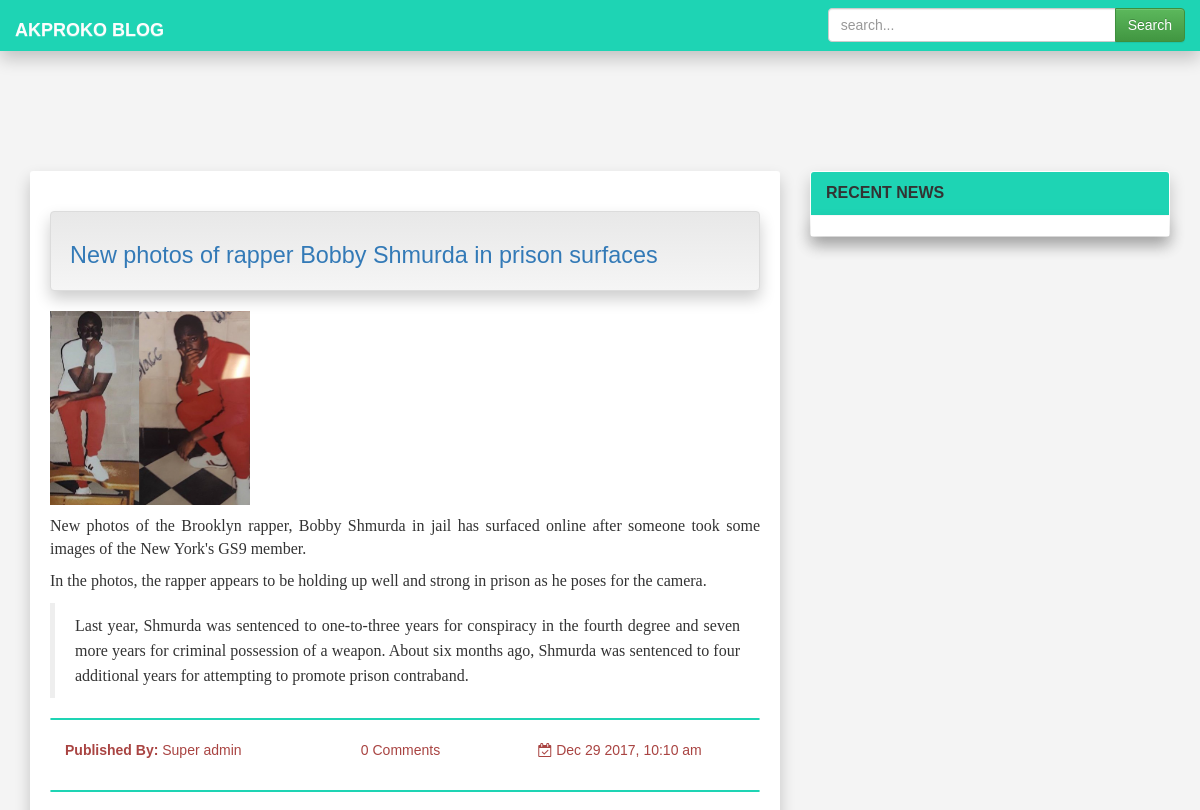
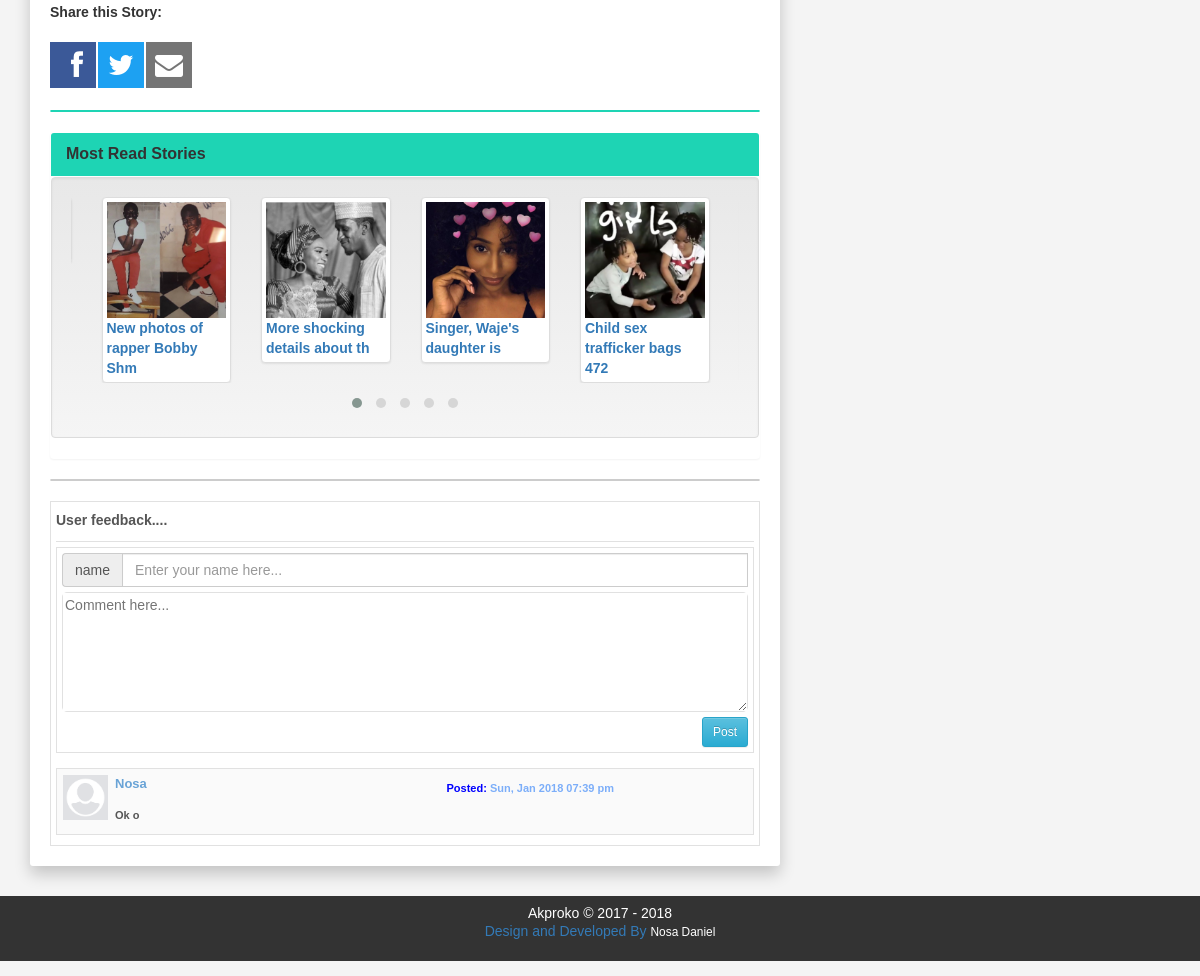
The app's page /readmore.php?id=10 with its own data (2 pictures, top to bottom).
### tables this page shows
CREATE TABLE `posts` (
  `post_id` int(100) NOT NULL,
  `post_author` varchar(200) NOT NULL,
  `post_title` tinytext NOT NULL,
  `post_content` mediumtext NOT NULL,
  `post_heading` varchar(200) NOT NULL,
  `post_image` varchar(100) NOT NULL,
  `post_news` varchar(200) NOT NULL,
  `post_date` timestamp NOT NULL DEFAULT CURRENT_TIMESTAMP,
  `user_id` int(100) NOT NULL,
  `total_comment` int(100) NOT NULL,
  `visitor` int(100) NOT NULL
);

CREATE TABLE `comments` (
  `comment_id` int(100) NOT NULL,
  `user_name_comment` varchar(200) NOT NULL,
  `comment_content` tinytext NOT NULL,
  `comment_time` varchar(200) NOT NULL,
  `post_id` int(100) NOT NULL,
  `parent_id` int(100) NOT NULL
);

### mysql/models/comments.php (called while the page is built, shortened)
<?php
class Comments
{
	public static function getComments($connect, $post_id){
		$output = array();
		$sel = "SELECT * FROM comments WHERE post_id =".$post_id." ORDER BY comment_time DESC";
		$run_sel = mysqli_query($connect, $sel);
		if($run_sel){
			if (mysqli_num_rows($run_sel)>0) {
				while($row = mysqli_fetch_assoc($run_sel)){
					$output[] = $row;
				}
			}
		}
		return $output;
	}
}
?>

### readmore.php (the view, shortened to what this page needs)
<?php
require_once $_SERVER['DOCUMENT_ROOT'].'/akproko/defines.php';
require_once MODELS .'comments.php';
  $post_id = $_GET['id'];
  $sql = "SELECT * FROM posts WHERE post_id =".$post_id." ";
  $run_query2 = mysqli_query($connect, $sql);
?>
<!DOCTYPE html>
<html lang="en">
<head>
  <link rel="stylesheet" href="assets/bootstrap/css/bootstrap.min.css"/>
  <link rel="stylesheet" href="assets/bootstrap/css/owl.carousel.css"/>
  <link rel="stylesheet" href="assets/bootstrap/css/owl.theme.default.min.css"/>
  <link rel="stylesheet" href="assets/bootstrap/css/animate.css"/>
  <link rel="stylesheet" href="assets/font-awesome/css/font-awesome.css"/>
  <link rel="stylesheet" href="assets/bootstrap/css/social-share-kit.css" type="text/css">
  <link rel="stylesheet" href="assets/bootstrap/css/style.css"/>
   <link rel="stylesheet" href="assets/bootstrap/css/comment_style.css"/>
</head>
<body>
<nav class="navbar navbar-fixed-top shadow">
  <div class="container-fluid">
    <div class="navbar-header">
      <a class="navbar-brand" href="index.php" style="margin-top: 10px;"><strong>AKPROKO BLOG</strong></a>
    </div>
    <div id="navbar" class="collapse navbar-collapse">
      <form class="navbar-form navbar-right">
        <div class="input-group">
          <input type="text" name="search" size="30" placeholder="search..." class="form-control" id="search" >
          <div class="input-group-btn">
            <button class="btn btn-success" type="submit" id="submit">Search</button>
          </div>
        </div>
      </form>
    </div>
  </div>
</nav>
<p><br><br></p>
<div class="container">
  <div class="row">
    <div class="col-md-12">
    </div>
  </div>
</div>
<div class="container-fluid" style="margin-top:50px">
	<div class="row">
		<div class="col-md-6 col-sm-6 col-xs-6">
		</div>
		<div class="col-md-6 col-sm-6 col-xs-6">
		</div>
	</div>
</div>
<p><br><br></p>
<div class="container-fluid">
	<div class="col-md-8 col-sm-8 col-xs-12" >
    <?php
      while ($row = mysqli_fetch_assoc($run_query2)) {
        $post_img = $row['post_image'];
        $post_title = $row['post_title'];
        $post_content = $row['post_content'];
        $post_author = $row['post_author'];
        $post_date =  date("M d Y, h:i a",strtotime($row['post_date']));
    ?>
        <div class="shadow" style="background-color: white; padding: 20px; border-radius: 3px;">
          <h1 class="well shadow"><small class='text-primary text-justify'><?php echo $post_title; ?></small></h1>
          <a href='#' data-toggle='modal' data-target='#<?php echo $post_id; ?>'>
            <img src='assets/img/<?php echo $post_img; ?>' class='img-responsive' height='200' width='200'>
          </a>
          <p><?php echo $post_content;?></p>
          <hr style="border: 1px solid  #1ed4b4; border-radius: 3px;">
          <div class="container-fluid">
            <div class="row">
              <div class="col-md-5 col-sm-4 col-xs-4">
                <p class="text-danger"><b>Published By:</b>&nbsp;<?php echo $post_author; ?></p>
              </div>
              <div class="col-md-3 col-sm-3 col-xs-3">
                <a href='readmore.php?id=<?php echo $post_id?>#disqus_thread' class='remove-underline text text-danger'>0 Comments</a>
              </div>
               <div class="col-md-4 col-sm-4 col-xs-4">
                <p class="text-danger"><span class="fa fa-calendar-check-o"></span>&nbsp;<?php echo $post_date;?></p>
              </div>
            </div>
          </div>
          <hr style="border: 1px solid  #1ed4b4; border-radius: 3px;">
          <div class="row">
            <div class="col-md-12 col-sm-12 col-xs-12">
              <b>Share this Story:</b>
              <div class="ssk-group ssk-count ssk-lg">
                <a href="#" class="ssk ssk-facebook" data-toggle="tooltip" title="Share on facebook" ></a>
                <a href="#" class="ssk ssk-twitter" data-toggle="tooltip" title="Share on twitter" ></a>
                <a href="#" class="ssk ssk-email" data-toggle="tooltip" title="Share with your email address" ></a>
              </div>
              <hr style="border: 1px solid  #1ed4b4; border-radius: 3px;">
            </div>
           </div>
          <?php
            }
          ?>
          <div class="row">
            <?php
              $query = "SELECT post_image, post_title, total_comment, post_id FROM posts";
              $run_query = mysqli_query($connect, $query);
            ?>
            <div class="col-md-12 col-sm-12 col-xs-12">
              <div class="panel" style="margin-bottom: 0px;">
                <div class="panel-heading main-color-bg">
                  <strong class="panel-title" style="color:#333333;">Most Read Stories</strong>
                </div>
                <div class="row">
                  <div class="col-md-12">
                    <div class="owl-carousel owl-theme well ">
                      <?php
                        while ($row = mysqli_fetch_assoc($run_query)) {
                        $post_id = $row['post_id'];
                        $post_title = substr($row['post_title'], 0, 40);
                        $post_image = $row['post_image'];
                      ?>
                      <div class="item">
                        <div class='thumbnail' style="margin:0px;" >
                          <a href='readmore.php?id=<?php echo $post_id; ?>' class='remove-underline' >
                            <img src='assets/img/<?php echo $post_image;?>' class='img-responsive'  alt='<?php echo $post_image;?>' style='width:100%;' >
                            <div class='caption' style="padding: 0px;">
                              <strong class='text-justify text-primary'><?php echo substr($post_title, 0, 30);?></strong>
                            </div>
                          </a>
                        </div>
                      </div>
                      <?php
                        }
                      ?>
                    </div>
                  </div>
                </div>
              </div>
            </div>
          </div>
          <hr style="border: 1px solid #cccccc; border-radius: 3px;">
          <div class="row">
            <div class="col-md-12 col-xs-12 col-sm-12">
              <div class="comment-wrapper">
                <h3 class="comment-title">User feedback....</h3>
                <div class="comment-insert">
                  <div class="input-group" style="margin: 5px 5px 0px 5px;">
                    <span class="input-group-addon">name</span>
                    <input type="text" name="comment_name" id="comment_name" class="form-control" placeholder="Enter your name here..." maxlength="10">
                  </div>
                  <div class="comment-container">
                    <textarea name="comment_body" id="comment_body" class="comment-insert-text" placeholder="Comment here..."></textarea>
                  </div>
                  <div class="comment-btn">
                    <button class="btn btn-info btn-sm" type="submit" id="comment_btn">Post</button>
                  </div>
                </div>
                <div class="comment-list">
                  <ul class="comments-holder-ul">
                    <?php $comments = Comments::getComments($connect, $_GET['id']); ?>
                    <?php require_once INCLUDES .'comment_box.php'; ?>
                  </ul>
                </div>
              </div>
            </div>
          </div>
        </div>
  </div>
  <div class="col-md-4 col-sm-4 col-xs-12">
    <div class="panel shadow" style="margin-bottom: 0px;">
      <div class="panel-heading main-color-bg">
        <strong class="panel-title " style="color:#333333;">RECENT NEWS</strong>
      </div>
      <div class="panel-body shadow" style="padding: 10px;">
      </div>
    </div>
  </div>
</div>
  <p><br></p>
<div id="footer">
  <h5 class="text-center" style="padding-top: 10px; margin-bottom: 0px;">Akproko &copy 2017 - <?php echo date('Y'); ?></h5>
  <p class="text-center"><span class="text-primary">Design and Developed By </span><small>Nosa Daniel</small></p>
</div>
</body>
</html>

### includes/comment_box.php
<?php foreach ($comments as $key=>$comment) {?>
<li class="comment-holder" id="<?php echo $comment['post_id'];?>">
  <div class="row" style="margin: 0px;">
    <div class="col-md-1 col-xs-2 col-sm-1" style="padding: 0px;">
      <div class="user-img">
        <img src="assets/img/avatar.png" width="45" height="45" style="margin:6px 5px 0px 6px; " class="img-responsive"/>
      </div>
    </div>
    <div class="col-md-11 col-sm-11 col-xs-10 comment-body">
      <div class="row"><div class="col-md-6 col-sm-6 col-xs-6"><h3 class="username-field"><?php echo $comment['user_name_comment']; ?></h3></div><div class="col-md-6 col-sm-6 col-xs-6"><small style="font-size: 11px; color:blue;">Posted: <span style="font-size: 11px; color:#7CAEF9;""><?php echo date('D, M Y h:i a',strtotime($comment['comment_time'])); ?></span> </small></div></div>
      <div class="comment-text text-justify">
        <p><?php echo $comment['comment_content'];?></p>
      </div>
    </div>
  </div>
</li>
<?php } ?>

### records on screen
posts: post_title "New photos of rapper Bobby Shmurda in prison surfaces", post_image (picture), post_content "New photos of the Brooklyn rapper, Bobby Shmurda in jail has surfaced online after someone took some images of the New York's GS9 member. In the photos, the rapper appears to be holding up well and strong in prison as he poses for the camera. Last year, Shmurda was sentenced to one-to-three years for conspiracy in the fourth degree and seven more years for criminal possession of a weapon. About six months ago, Shmurda was sentenced to four additional years for attempting to promote prison contraband.", post_author "Super admin", post_date "Dec 29 2017, 10:10 am", post_title "New photos of rapper Bobby Shm"
posts: post_image (picture), post_title "More shocking details about th"
posts: post_image (picture), post_title "Singer, Waje's daughter is"
posts: post_image (picture), post_title "Child sex trafficker bags 472"
comments: user_name_comment "Nosa", comment_time "Sun, Jan 2018 07:39 pm", comment_content "Ok o"
